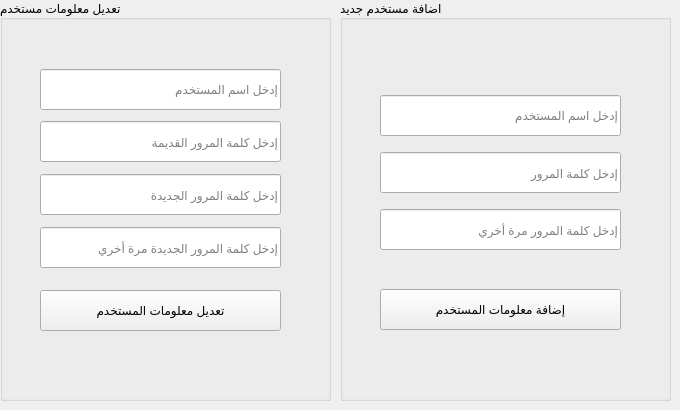
    <widget class="QWidget" name="tab_8">
     <attribute name="title">
      <string>المستخدمين</string>
     </attribute>
     <widget class="QGroupBox" name="groupBox_3">
      <property name="geometry">
       <rect>
        <x>340</x>
        <y>0</y>
        <width>331</width>
        <height>401</height>
       </rect>
      </property>
      <property name="title">
       <string>اضافة مستخدم جديد</string>
      </property>
      <widget class="QPushButton" name="btn_Add_User">
       <property name="geometry">
        <rect>
         <x>40</x>
         <y>289</y>
         <width>241</width>
         <height>41</height>
        </rect>
       </property>
       <property name="text">
        <string>إضافة معلومات المستخدم</string>
       </property>
      </widget>
      <widget class="QLineEdit" name="txt_User_Name">
       <property name="geometry">
        <rect>
         <x>40</x>
         <y>95</y>
         <width>241</width>
         <height>41</height>
        </rect>
       </property>
       <property name="placeholderText">
        <string>إدخل اسم المستخدم</string>
       </property>
      </widget>
      <widget class="QLineEdit" name="txt_Password1">
       <property name="geometry">
        <rect>
         <x>40</x>
         <y>152</y>
         <width>241</width>
         <height>41</height>
        </rect>
       </property>
       <property name="echoMode">
        <enum>QLineEdit::Password</enum>
       </property>
       <property name="placeholderText">
        <string>إدخل كلمة المرور</string>
       </property>
      </widget>
      <widget class="QLineEdit" name="txt_Password2">
       <property name="geometry">
        <rect>
         <x>40</x>
         <y>209</y>
         <width>241</width>
         <height>41</height>
        </rect>
       </property>
       <property name="echoMode">
        <enum>QLineEdit::Password</enum>
       </property>
       <property name="placeholderText">
        <string>إدخل كلمة المرور مرة أخري</string>
       </property>
      </widget>
     </widget>
     <widget class="QGroupBox" name="groupBox_4">
      <property name="geometry">
       <rect>
        <x>0</x>
        <y>0</y>
        <width>331</width>
        <height>401</height>
       </rect>
      </property>
      <property name="title">
       <string>تعديل معلومات مستخدم</string>
      </property>
      <widget class="QPushButton" name="btn_Update_User_Password">
       <property name="geometry">
        <rect>
         <x>40</x>
         <y>290</y>
         <width>241</width>
         <height>41</height>
        </rect>
       </property>
       <property name="text">
        <string>تعديل معلومات المستخدم</string>
       </property>
      </widget>
      <widget class="QLineEdit" name="txt_Old_Password">
       <property name="geometry">
        <rect>
         <x>40</x>
         <y>121</y>
         <width>241</width>
         <height>41</height>
        </rect>
       </property>
       <property name="echoMode">
        <enum>QLineEdit::Password</enum>
       </property>
       <property name="placeholderText">
        <string>إدخل كلمة المرور القديمة</string>
       </property>
      </widget>
      <widget class="QLineEdit" name="txt_New_Password1">
       <property name="geometry">
        <rect>
         <x>40</x>
         <y>174</y>
         <width>241</width>
         <height>41</height>
        </rect>
       </property>
       <property name="echoMode">
        <enum>QLineEdit::Password</enum>
       </property>
       <property name="placeholderText">
        <string>إدخل كلمة المرور الجديدة</string>
       </property>
      </widget>
      <widget class="QLineEdit" name="txt_User_Name1">
       <property name="geometry">
        <rect>
         <x>40</x>
         <y>69</y>
         <width>241</width>
         <height>41</height>
        </rect>
       </property>
       <property name="placeholderText">
        <string>إدخل اسم المستخدم</string>
       </property>
      </widget>
      <widget class="QLineEdit" name="txt_New_Password2">
       <property name="geometry">
        <rect>
         <x>40</x>
         <y>227</y>
         <width>241</width>
         <height>41</height>
        </rect>
       </property>
       <property name="echoMode">
        <enum>QLineEdit::Password</enum>
       </property>
       <property name="placeholderText">
        <string>إدخل كلمة المرور الجديدة مرة أخري</string>
       </property>
      </widget>
     </widget>
    </widget>
